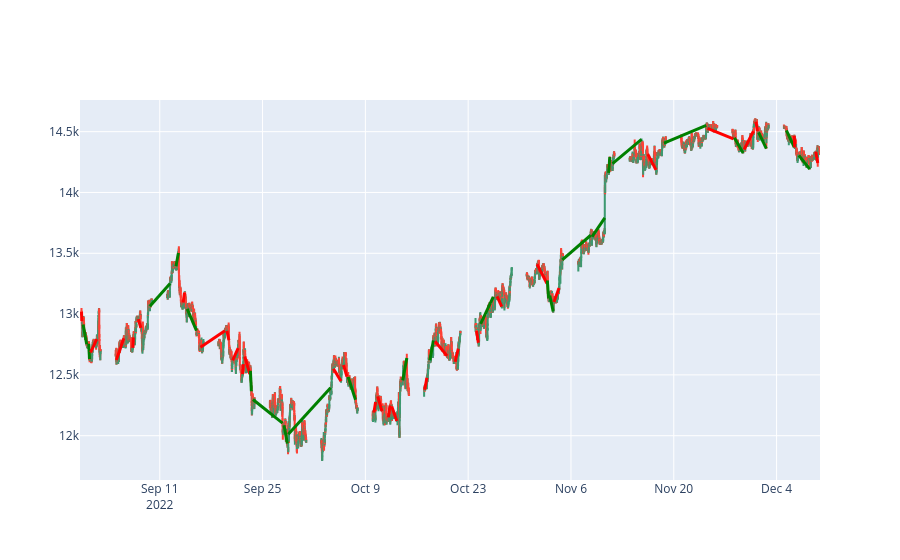

Here is the notebook cell this chart was saved with:
### Markdown cell above
### Plot result

### Code cell
plot_trades_result(data, result)

### Figure 1 — Plotly figure (JSON) as saved in the notebook; plotly's stock layout.template omitted (floating-point values rounded to 4 significant figures; data arrays with more than 128 entries replaced by an {"elided": "..."} marker saying what was removed)
{"data": [{"close": {"elided": "6660 float values"}, "high": {"elided": "6660 float values"}, "low": {"elided": "6660 float values"}, "open": {"elided": "6660 float values"}, "type": "candlestick", "x": {"elided": "6660 str values"}}], "layout": {"shapes": [{"line": {"color": "red", "width": 3}, "type": "line", "x0": "2022-08-31T08:15:00+02:00", "x1": "2022-08-31T09:30:00+02:00", "y0": 13020.0, "y1": 12940.0}, {"line": {"color": "green", "width": 3}, "type": "line", "x0": "2022-08-31T13:30:00+02:00", "x1": "2022-09-01T01:15:00+02:00", "y0": 12910.0, "y1": 12750.0}, {"line": {"color": "green", "width": 3}, "type": "line", "x0": "2022-09-01T07:45:00+02:00", "x1": "2022-09-01T10:30:00+02:00", "y0": 12760.0, "y1": 12630.0}, {"line": {"color": "red", "width": 3}, "type": "line", "x0": "2022-09-01T14:00:00+02:00", "x1": "2022-09-02T10:15:00+02:00", "y0": 12685, "y1": 12790.0}, {"line": {"color": "red", "width": 3}, "type": "line", "x0": "2022-09-05T02:15:00+02:00", "x1": "2022-09-06T02:30:00+02:00", "y0": 12620.0, "y1": 12800.0}, {"line": {"color": "red", "width": 3}, "type": "line", "x0": "2022-09-07T07:45:00+02:00", "x1": "2022-09-07T10:00:00+02:00", "y0": 12720.0, "y1": 12810.0}, {"line": {"color": "red", "width": 3}, "type": "line", "x0": "2022-09-08T01:45:00+02:00", "x1": "2022-09-08T10:15:00+02:00", "y0": 12960.0, "y1": 12890.0}, {"line": {"color": "green", "width": 3}, "type": "line", "x0": "2022-09-09T15:45:00+02:00", "x1": "2022-09-12T09:45:00+02:00", "y0": 13064, "y1": 13250.0}, {"line": {"color": "green", "width": 3}, "type": "line", "x0": "2022-09-13T05:00:00+02:00", "x1": "2022-09-13T13:00:00+02:00", "y0": 13390.0, "y1": 13500.0}, {"line": {"color": "red", "width": 3}, "type": "line", "x0": "2022-09-14T04:30:00+02:00", "x1": "2022-09-14T09:00:00+02:00", "y0": 13100.0, "y1": 13180.0}, {"line": {"color": "green", "width": 3}, "type": "line", "x0": "2022-09-14T17:45:00+02:00", "x1": "2022-09-16T00:00:00+02:00", "y0": 13040.0, "y1": 12860.0}, {"line": {"color": "red", "width": 3}, "type": "line", "x0": "2022-09-16T13:00:00+02:00", "x1": "2022-09-19T21:00:00+02:00", "y0": 12727, "y1": 12860.0}, {"line": {"color": "red", "width": 3}, "type": "line", "x0": "2022-09-20T03:30:00+02:00", "x1": "2022-09-20T10:00:00+02:00", "y0": 12860.0, "y1": 12780.0}, {"line": {"color": "red", "width": 3}, "type": "line", "x0": "2022-09-20T22:15:00+02:00", "x1": "2022-09-21T16:15:00+02:00", "y0": 12620.0, "y1": 12720.0}, {"line": {"color": "red", "width": 3}, "type": "line", "x0": "2022-09-22T06:30:00+02:00", "x1": "2022-09-22T09:15:00+02:00", "y0": 12510.0, "y1": 12590.0}, {"line": {"color": "red", "width": 3}, "type": "line", "x0": "2022-09-22T13:45:00+02:00", "x1": "2022-09-23T06:15:00+02:00", "y0": 12651, "y1": 12510.0}, {"line": {"color": "green", "width": 3}, "type": "line", "x0": "2022-09-23T08:15:00+02:00", "x1": "2022-09-23T11:30:00+02:00", "y0": 12534, "y1": 12370.0}, {"line": {"color": "green", "width": 3}, "type": "line", "x0": "2022-09-23T16:30:00+02:00", "x1": "2022-09-27T17:30:00+02:00", "y0": 12300.0, "y1": 12100.0}, {"line": {"color": "green", "width": 3}, "type": "line", "x0": "2022-09-27T22:15:00+02:00", "x1": "2022-09-28T09:00:00+02:00", "y0": 12090.0, "y1": 11940.0}, {"line": {"color": "green", "width": 3}, "type": "line", "x0": "2022-09-28T12:00:00+02:00", "x1": "2022-10-04T06:30:00+02:00", "y0": 12010.0, "y1": 12400.0}, {"line": {"color": "red", "width": 3}, "type": "line", "x0": "2022-10-04T15:30:00+02:00", "x1": "2022-10-05T16:30:00+02:00", "y0": 12550.0, "y1": 12450.0}, {"line": {"color": "red", "width": 3}, "type": "line", "x0": "2022-10-06T00:30:00+02:00", "x1": "2022-10-06T11:45:00+02:00", "y0": 12580.0, "y1": 12490.0}, {"line": {"color": "green", "width": 3}, "type": "line", "x0": "2022-10-06T15:45:00+02:00", "x1": "2022-10-07T15:45:00+02:00", "y0": 12480.0, "y1": 12300.0}, {"line": {"color": "red", "width": 3}, "type": "line", "x0": "2022-10-10T04:00:00+02:00", "x1": "2022-10-10T09:30:00+02:00", "y0": 12190.0, "y1": 12280.0}, {"line": {"color": "red", "width": 3}, "type": "line", "x0": "2022-10-10T16:15:00+02:00", "x1": "2022-10-11T06:15:00+02:00", "y0": 12324, "y1": 12200.0}, {"line": {"color": "red", "width": 3}, "type": "line", "x0": "2022-10-12T03:15:00+02:00", "x1": "2022-10-12T08:30:00+02:00", "y0": 12150.0, "y1": 12250.0}, {"line": {"color": "red", "width": 3}, "type": "line", "x0": "2022-10-12T14:15:00+02:00", "x1": "2022-10-13T07:00:00+02:00", "y0": 12240.0, "y1": 12120.0}, {"line": {"color": "green", "width": 3}, "type": "line", "x0": "2022-10-14T02:15:00+02:00", "x1": "2022-10-14T15:30:00+02:00", "y0": 12460.0, "y1": 12640.0}, {"line": {"color": "red", "width": 3}, "type": "line", "x0": "2022-10-17T02:15:00+02:00", "x1": "2022-10-17T09:00:00+02:00", "y0": 12378, "y1": 12480.0}, {"line": {"color": "green", "width": 3}, "type": "line", "x0": "2022-10-17T19:00:00+02:00", "x1": "2022-10-18T06:15:00+02:00", "y0": 12620.0, "y1": 12780.0}, {"line": {"color": "red", "width": 3}, "type": "line", "x0": "2022-10-18T11:45:00+02:00", "x1": "2022-10-20T03:00:00+02:00", "y0": 12780.0, "y1": 12660.0}, {"line": {"color": "red", "width": 3}, "type": "line", "x0": "2022-10-21T05:30:00+02:00", "x1": "2022-10-21T15:45:00+02:00", "y0": 12610.0, "y1": 12720.0}, {"line": {"color": "red", "width": 3}, "type": "line", "x0": "2022-10-24T03:30:00+02:00", "x1": "2022-10-24T09:15:00+02:00", "y0": 12861, "y1": 12760.0}, {"line": {"color": "green", "width": 3}, "type": "line", "x0": "2022-10-24T16:45:00+02:00", "x1": "2022-10-26T10:00:00+02:00", "y0": 12920.0, "y1": 13140.0}, {"line": {"color": "red", "width": 3}, "type": "line", "x0": "2022-10-26T22:30:00+02:00", "x1": "2022-10-27T13:45:00+02:00", "y0": 13150.0, "y1": 13060.0}, {"line": {"color": "red", "width": 3}, "type": "line", "x0": "2022-11-01T09:00:00+01:00", "x1": "2022-11-02T17:15:00+01:00", "y0": 13410.0, "y1": 13250.0}, {"line": {"color": "green", "width": 3}, "type": "line", "x0": "2022-11-02T18:45:00+01:00", "x1": "2022-11-02T23:00:00+01:00", "y0": 13280.0, "y1": 13130.0}, {"line": {"color": "green", "width": 3}, "type": "line", "x0": "2022-11-03T02:45:00+01:00", "x1": "2022-11-03T13:45:00+01:00", "y0": 13150.0, "y1": 13020.0}, {"line": {"color": "red", "width": 3}, "type": "line", "x0": "2022-11-03T16:15:00+01:00", "x1": "2022-11-04T09:00:00+01:00", "y0": 13100.0, "y1": 13210.0}, {"line": {"color": "green", "width": 3}, "type": "line", "x0": "2022-11-04T19:30:00+01:00", "x1": "2022-11-08T16:30:00+01:00", "y0": 13450.0, "y1": 13650.0}, {"line": {"color": "green", "width": 3}, "type": "line", "x0": "2022-11-08T21:00:00+01:00", "x1": "2022-11-10T14:30:00+01:00", "y0": 13640.0, "y1": 13790.0}, {"line": {"color": "green", "width": 3}, "type": "line", "x0": "2022-11-11T03:00:00+01:00", "x1": "2022-11-11T07:00:00+01:00", "y0": 14162, "y1": 14290.0}, {"line": {"color": "green", "width": 3}, "type": "line", "x0": "2022-11-11T15:45:00+01:00", "x1": "2022-11-15T14:30:00+01:00", "y0": 14240.0, "y1": 14440.0}, {"line": {"color": "red", "width": 3}, "type": "line", "x0": "2022-11-16T11:00:00+01:00", "x1": "2022-11-17T13:45:00+01:00", "y0": 14320.0, "y1": 14190.0}, {"line": {"color": "green", "width": 3}, "type": "line", "x0": "2022-11-18T15:45:00+01:00", "x1": "2022-11-24T10:00:00+01:00", "y0": 14410.0, "y1": 14550.0}, {"line": {"color": "red", "width": 3}, "type": "line", "x0": "2022-11-24T14:15:00+01:00", "x1": "2022-11-28T03:00:00+01:00", "y0": 14530.0, "y1": 14440.0}, {"line": {"color": "green", "width": 3}, "type": "line", "x0": "2022-11-28T06:00:00+01:00", "x1": "2022-11-29T10:30:00+01:00", "y0": 14450.0, "y1": 14330.0}, {"line": {"color": "red", "width": 3}, "type": "line", "x0": "2022-11-29T14:00:00+01:00", "x1": "2022-11-30T20:15:00+01:00", "y0": 14350.0, "y1": 14500.0}, {"line": {"color": "red", "width": 3}, "type": "line", "x0": "2022-12-01T04:30:00+01:00", "x1": "2022-12-01T09:15:00+01:00", "y0": 14580.0, "y1": 14500.0}, {"line": {"color": "green", "width": 3}, "type": "line", "x0": "2022-12-01T13:15:00+01:00", "x1": "2022-12-02T14:30:00+01:00", "y0": 14495, "y1": 14360.0}, {"line": {"color": "green", "width": 3}, "type": "line", "x0": "2022-12-05T08:00:00+01:00", "x1": "2022-12-06T09:30:00+01:00", "y0": 14510.0, "y1": 14370.0}, {"line": {"color": "red", "width": 3}, "type": "line", "x0": "2022-12-06T09:45:00+01:00", "x1": "2022-12-06T11:30:00+01:00", "y0": 14466, "y1": 14370.0}, {"line": {"color": "green", "width": 3}, "type": "line", "x0": "2022-12-07T00:45:00+01:00", "x1": "2022-12-08T12:15:00+01:00", "y0": 14300.0, "y1": 14190.0}, {"line": {"color": "red", "width": 3}, "type": "line", "x0": "2022-12-09T08:15:00+01:00", "x1": "2022-12-09T14:30:00+01:00", "y0": 14330.0, "y1": 14240.0}], "xaxis": {"rangeslider": {"visible": false}}}}
